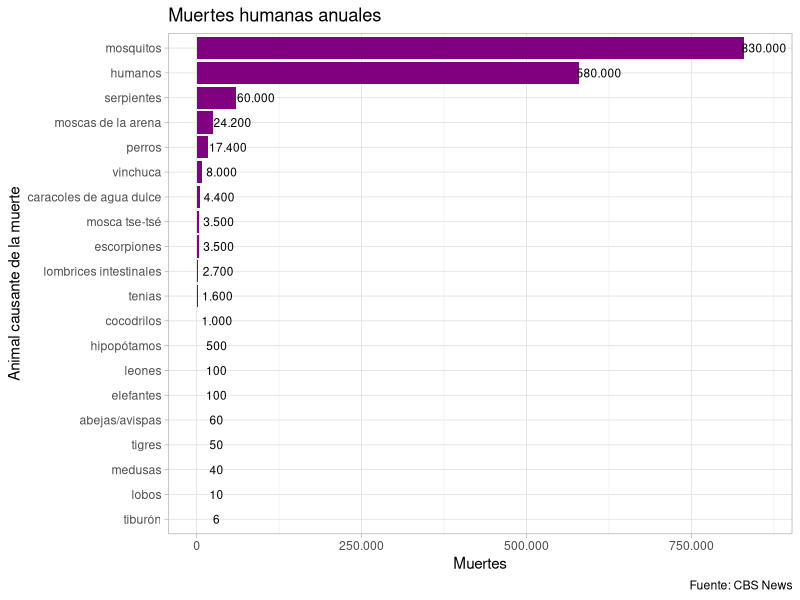

The R script that drew this image:
## ---- chunk 1
#| label: everything
datos <- data.frame(
  causa = c("tiburón", "lobos", "medusas", "tigres", "abejas/avispas", "leones", "elefantes", "hipopótamos", "cocodrilos", "tenias", "lombrices intestinales", "mosca tse-tsé", "escorpiones", "caracoles de agua dulce", "vinchuca", "perros", "moscas de la arena", "serpientes", "humanos", "mosquitos"), 
  muertes = c(6, 10, 40, 50, 60, 100, 100, 500, 1000, 1600, 2700, 3500, 3500, 4400, 8000, 17400, 24200, 60000, 580000, 830000)  
)

datos$muertes_text <- scales::comma(datos$muertes, big.mark = ".")

library(ggplot2)

theme_set(theme_light())

ggplot(datos, aes(x = reorder(causa, muertes), y = muertes)) + 
  geom_col(fill= "#800080") +
  geom_text(aes(label = muertes_text), 
            size = 3, nudge_y = 30000) +
  scale_y_continuous(labels = \(x) scales::comma(x, big.mark = ".")) + 
  labs(x = "Animal causante de la muerte", y = "Muertes", 
       title = "Muertes humanas anuales", 
       caption = "Fuente: CBS News") + 
  coord_flip()
